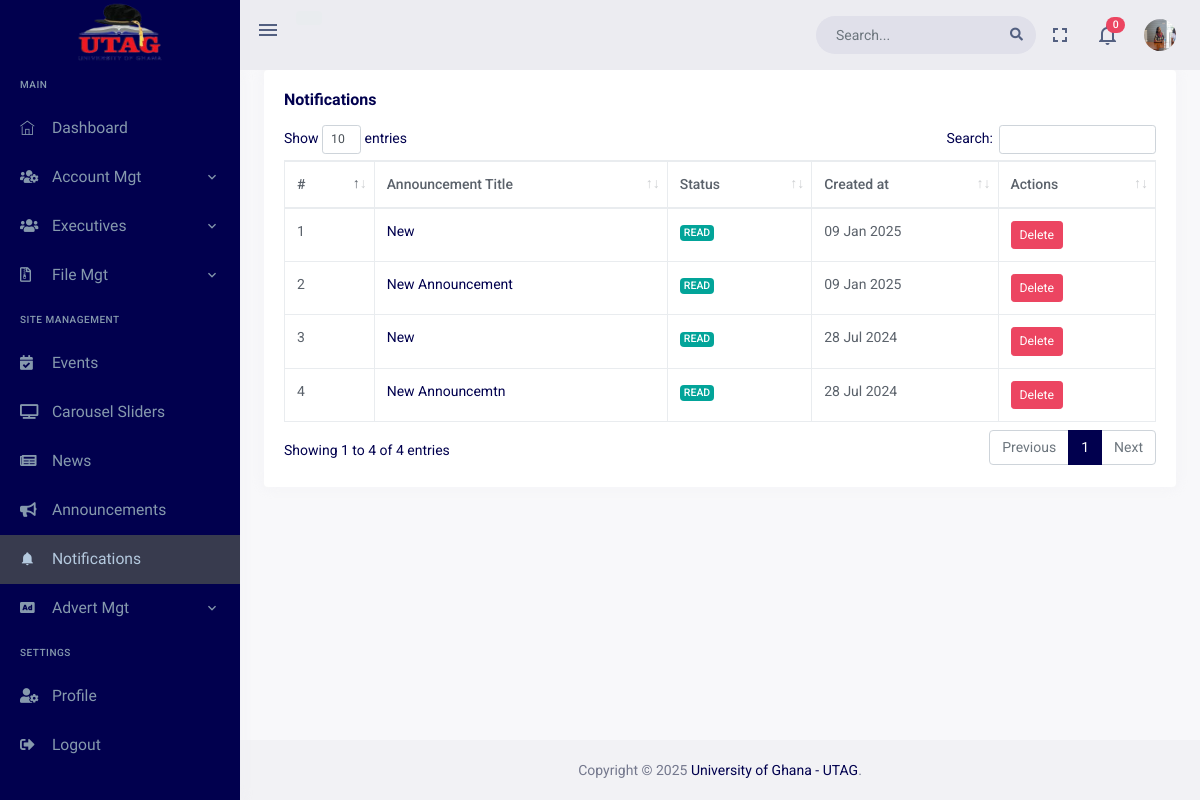
The app's page /dashboard/notifications (signed in) with its own data.
### accounts/models.py (models this page shows, shortened)
class User(AbstractBaseUser, PermissionsMixin):
    TITLE_CHOICES = (
        ('Prof.', 'Prof.'),
        ('Dr.', 'Dr.'),
        ('Mr.', 'Mr.'),
        ('Mrs.', 'Mrs.'),
    )
    GENDER_CHOICES = (
        ('Male', 'Male'),
        ('Female', 'Female')
    )
    EXECUTIVE_POSITION_CHOICES = (
        ('President', 'President'),
        ('Vice President', 'Vice President'),
        ('Secretary', 'Secretary'),
        ('Treasurer', 'Treasurer'),
        ('Committee Member', 'Committee Member'),
    )
    title = models.CharField(max_length=5, choices=TITLE_CHOICES)
    first_name = models.CharField(max_length=30)
    other_name = models.CharField(max_length=30, blank=True, null=True)
    last_name = models.CharField(max_length=30)
    gender = models.CharField(max_length=10, choices=GENDER_CHOICES)
    profile_pic = models.ImageField(upload_to='profile_pictures/', blank=True, null=True)
    email = models.EmailField(unique=True)
    email_sent = models.BooleanField(default=False)
    phone_number = models.CharField(max_length=15, blank=True, null=True)
    department = models.CharField(max_length=50, blank=True, null=True)
    created_from_dashboard = models.BooleanField(default=False)
    created_by = models.ForeignKey('self', on_delete=models.CASCADE, blank=True, null=True)
    is_bulk_creation = models.BooleanField(default=False)
    created_at = models.DateTimeField(auto_now_add=True)
    updated_at = models.DateTimeField(auto_now=True)
    is_staff = models.BooleanField(default=False)
    is_superuser = models.BooleanField(default=False)
    executive_image = models.ImageField(upload_to='executive_images/', blank=True, null=True)
    executive_position = models.CharField(max_length=30, choices=EXECUTIVE_POSITION_CHOICES, blank=True, null=True)
    fb_profile_url = models.URLField(blank=True, null=True)
    twitter_profile_url = models.URLField(blank=True, null=True)
    linkedin_profile_url = models.URLField(blank=True, null=True)
    date_appointed = models.DateField(null=True, blank=True)
    date_ended = models.DateField(null=True, blank=True)
    is_active_executive = models.BooleanField(default=False)
    objects = UserManager()
    USERNAME_FIELD = 'email'
    REQUIRED_FIELDS = ['title', 'first_name', 'last_name', 'gender']
    def get_full_name(self):
        if self.other_name:
            return f'{self.title} {self.first_name} {self.other_name} {self.last_name}'
        else:
            return f'{self.title} {self.first_name} {self.last_name}'
    def get_profile_pic_url(self):
        return self.profile_pic.url if self.profile_pic else '/static/dashboard/assets/images/users/profile.png'
    class Meta:
        permissions = [
        ('view_dashboard', 'Can view dashboard'),
        ('add_admin', 'Can add admin'),
        ('change_admin', 'Can change admin'),
        ('delete_admin', 'Can delete admin'),
        ('view_admin', 'Can view admin'),
        ('add_executive', 'Can add executive'),
        ('change_executive', 'Can change executive'),
        ('delete_executive', 'Can delete executive'),
        ('view_executive', 'Can view executive'),
        ('add_member', 'Can add member'),
        ('change_member', 'Can change member'),
        ('delete_member', 'Can delete member'),
        ('view_member', 'Can view member'),
        ]

### dashboard/models.py (models this page shows, shortened)
class Notification(models.Model):
    STATUS_CHOICES = (
        ('UNREAD', 'Unread'),
        ('READ', 'Read'),
    )
    user = models.ForeignKey(settings.AUTH_USER_MODEL, on_delete=models.CASCADE)
    announcement = models.ForeignKey('Announcement', on_delete=models.CASCADE)
    status = models.CharField(max_length=20, choices=STATUS_CHOICES, default='UNREAD')
    created_at = models.DateTimeField(auto_now_add=True)

class Announcement(models.Model):
    STATUS_CHOICES = (
        ('DRAFT', 'Draft'),
        ('PUBLISHED', 'Published'),
        ('ARCHIVED', 'Archived'),
    )
    TARGET_CHOICES = (
        ('everyone', 'Everyone'),
        ('specific_groups', 'Specific Groups'),
    )
    title = models.CharField(max_length=100)
    content = HTMLField()
    status = models.CharField(max_length=20, choices=STATUS_CHOICES, default='DRAFT')
    created_by = models.ForeignKey(settings.AUTH_USER_MODEL, on_delete=models.CASCADE)
    created_at = models.DateTimeField(auto_now_add=True)
    updated_at = models.DateTimeField(auto_now=True)
    target = models.CharField(max_length=20, choices=TARGET_CHOICES, default='everyone')
    target_groups = models.ManyToManyField(Group, blank=True)

### dashboard/views/notifications.py (the view)
# urls.py: path('notifications', views.NotificationsView.as_view(), name='notifications'),
class NotificationsView(View):
    template_name = 'dashboard_pages/notifications.html'
    @method_decorator(MustLogin)
    def get(self, request):
        user_notifications = Notification.objects.filter(user=request.user).order_by('-created_at')
        notifications = Notification.objects.filter(user=request.user).order_by('-created_at')[:5]
        notification_count = Notification.objects.filter(user=request.user, status='UNREAD').count()
        context = {
            'notifications': notifications,
            'notification_count': notification_count,
            'user_notifications': user_notifications
        }
        return render(request, self.template_name, context)

### dashboard/templates/dashboard_pages/notifications.html (shortened to what this page needs)
{% extends "base/dashboard_base.html" %}
{% load static %}
{% block content %}
<div class="page-content">
  <div class="container-fluid">
    <div class="row">
      <div class="col-12">
        <div class="card">
          <div class="card-body">
            <h4 class="card-title">Notifications</h4>
            <div class="mt-3">
              <table id="datatable" class="table table-bordered dt-responsive nowrap" style="border-collapse: collapse; border-spacing: 0; width: 100%;">
                <thead>
                  <tr>
                    <th>#</th>
                    <th>Announcement Title</th>
                    <th>Status</th>
                    <th>Created at</th>
                    <th>Actions</th>
                  </tr>
                </thead>
                <tbody>
                  {% for notification in user_notifications %}
                  <tr>
                    <td>{{ forloop.counter }}</td>
                    <td>
                      <a href="#" class="view-details" data-id="{{ notification.id }}" data-bs-toggle="modal" data-bs-target="#detailsModal">
                        {{ notification.announcement.title }}
                      </a>
                    </td>
                    <td>
                      <span class="badge {% if notification.status == 'READ' %} bg-success {% else %} bg-warning {% endif %}">
                        {{ notification.status }}
                      </span>
                    </td>
                    <td>{{ notification.created_at|date:"d M Y" }}</td>
                    <td>
                      <a href="{% url 'dashboard:delete_notification' notification_id=notification.id %}" class="btn btn-sm btn-danger">Delete</a>
                    </td>
                  </tr>
                  {% endfor %}
                </tbody>
              </table>
            </div>
          </div>
        </div>
      </div>
    </div>
  </div>
</div>
{% endblock content %}
{% block my_styles %}
 <link href="{% static 'dashboard/assets/libs/datatables.net-bs4/css/dataTables.bootstrap4.min.css' %}" rel="stylesheet" type="text/css">
 <link href="{% static 'dashboard/assets/libs/datatables.net-buttons-bs4/css/buttons.bootstrap4.min.css' %}" rel="stylesheet" type="text/css">
 <link href="{% static 'dashboard/assets/libs/datatables.net-responsive-bs4/css/responsive.bootstrap4.min.css' %}" rel="stylesheet" type="text/css">
 {% endblock my_styles %}

### dashboard/templates/includes/dash_header.html (shortened to what this page needs)
{% load static %}
<header id="page-topbar">
    <div class="navbar-header">
        <div class="d-flex">
            <div class="navbar-brand-box">
                <a href="{% url 'website:index' %}" class="logo logo-light">
                    <span class="logo-lg">
                        <img src="{% static 'dashboard/assets/images/utag_ug.png' %}" alt="" height="80">
                    </span>
                </a>
            </div>
            <button type="button" class="btn btn-sm px-3 font-size-24 header-item waves-effect" id="vertical-menu-btn">
                <i class="mdi mdi-menu"></i>
            </button>
            <div class="d-none d-sm-block">
                <div class="pt-3 d-inline-block">
                    {% if user.is_authenticated %}
                    <p class="btn btn-secondary">
                    </p>
                    {% endif %}
                </div>
            </div>
        </div>
        <div class="d-flex">
            <form class="app-search d-none d-lg-block">
                <div class="position-relative">
                    <input type="text" class="form-control" placeholder="Search...">
                    <span class="fa fa-search"></span>
                </div>
            </form>
            <div class="dropdown d-none d-lg-inline-block">
                <button type="button" class="btn header-item noti-icon waves-effect" data-bs-toggle="fullscreen">
                    <i class="mdi mdi-fullscreen"></i>
                </button>
            </div>
            <div class="dropdown d-inline-block">
                <button type="button" class="btn header-item noti-icon waves-effect" id="page-header-notifications-dropdown" data-bs-toggle="dropdown" aria-haspopup="true" aria-expanded="false">
                    <i class="mdi mdi-bell-outline"></i>
                    <span class="badge bg-danger rounded-pill">{{ notification_count }}</span>
                </button>
            </div>
            <div class="dropdown d-inline-block">
                <button type="button" class="btn header-item waves-effect" id="page-header-user-dropdown" data-bs-toggle="dropdown" aria-haspopup="true" aria-expanded="false">
                    <img class="rounded-circle header-profile-user" src="{% if request.user.profile_pic %} {{ request.user.get_profile_pic_url }} {% else %} {% static 'dashboard/assets/images/users/profile.png' %} {% endif %}" alt="Header Avatar">
                </button>
            </div>
        </div>
    </div>
</header>

### records on screen
User: profile_pic (picture)
Notification: announcement "New", status "READ", created_at "09 Jan 2025"
Notification: announcement "New Announcement", status "READ", created_at "09 Jan 2025"
Notification: announcement "New", status "READ", created_at "28 Jul 2024"
Notification: announcement "New Announcemtn", status "READ", created_at "28 Jul 2024"

### other values on screen
{{ notification_count }} "0"
